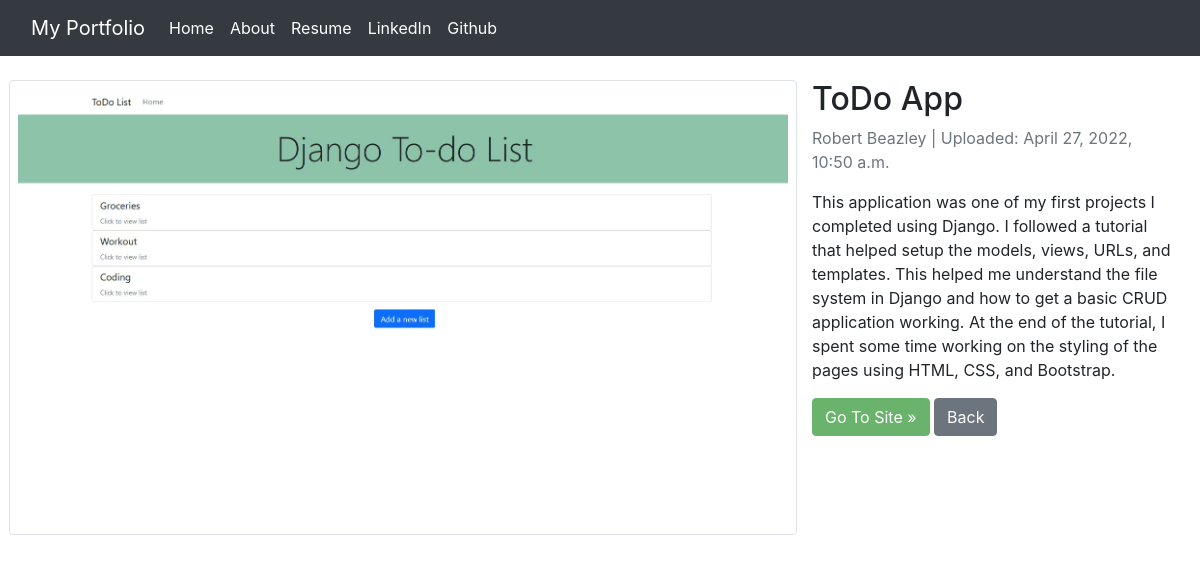
Page /portfolio/2/ on the committed database.
### portfolio/models.py (models this page shows, shortened)
class Projects(models.Model):
    order = models.IntegerField(default='1')
    title = models.CharField(max_length=200, unique=True)
    header_image = models.ImageField(null=True, blank=True, upload_to='images/projects')
    author = models.CharField(max_length=200,)
    pub_date = models.DateTimeField(auto_now_add=True)
    snippet = models.CharField(max_length=255, blank=True)
    description = models.TextField(blank=False)
    website_url = models.CharField(max_length=200, null=True, blank=True)
    class Meta:
        verbose_name = 'Project'

### portfolio/views.py (the view)
# urls.py: path('<int:pk>/', views.DetailView.as_view(), name='detail'),
class DetailView(generic.DetailView):
    model = Projects
    template_name = 'portfolio/detail.html'

### portfolio/templates/portfolio/detail.html (shortened to what this page needs)
{% extends 'portfolio/base.html' %}
{% load static %}
{% block body %}
<body>
    {% if projects.header_image %}
    <div class="container-fluid p-4">
        <div class="row">
            <div class="col-md-8 border rounded p-2">
                <img src="{{ projects.header_image.url }}" width="100%" class="img-fluid rounded"
                    alt="Responsive image">
            </div>
            <div class="col-md-4 ">
                <h2 class="">{{ projects.title }}</h2>
                <p class="text-muted">{{ projects.author }} |
                    Uploaded: {{ projects.pub_date }}
                </p>
                <p class="">{{ projects.description | safe }}</p>
                <a class="btn btn-success" href="{{ projects.website_url }}" id="site_link" role="button">Go To Site
                    &raquo;</a>
                <a class="btn btn-secondary" href="{% url 'portfolio:index' %}" role="button">Back</a>
            </div>
        </div>
    </div>
    {% endif %}
</body>
{% endblock %}

### portfolio/templates/portfolio/detail.html (style rules this page uses)
#site_link { background-color: rgb(105, 179, 108); border-color: rgb(105, 179, 108); }

### rows in the picture
Projects: header_image (picture), title "ToDo App", author "Robert Beazley", pub_date "April 27, 2022, 10:50 a.m.", description "This application was one of my first projects I completed using Django. I followed a tutorial that helped setup the models, views, URLs, and templates. This helped me understand the file system in Django and how to get a basic CRUD application working. At the end of the tutorial, I spent some time working on the styling of the pages using HTML, CSS, and Bootstrap."
